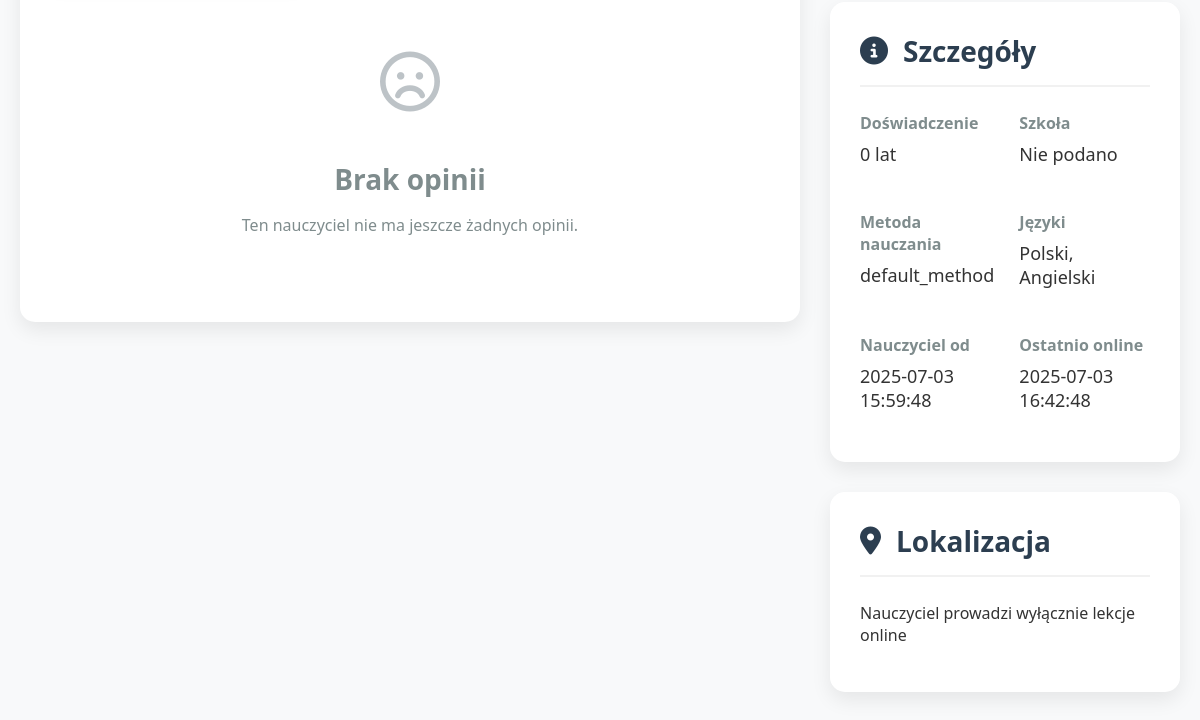
Before: /teacher_profile/5 (signed in, lower part) with the older database file.
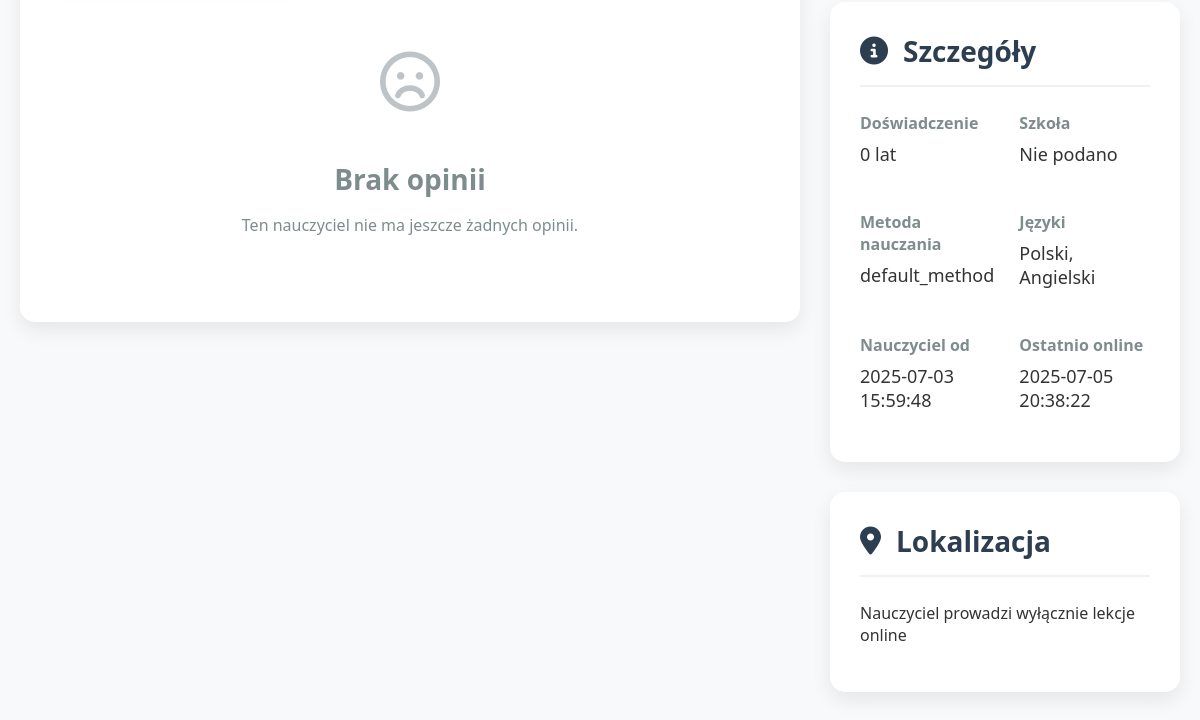
After: the same page with the newer database file.
### tables this page shows
CREATE TABLE users (
                id INTEGER PRIMARY KEY AUTOINCREMENT,
                username TEXT UNIQUE NOT NULL,
                email TEXT UNIQUE NOT NULL,
                hash TEXT NOT NULL,
                role INTEGER DEFAULT 0,
                voivodeship TEXT,
                regional_teacher_id INTEGER,
                first_name TEXT,
                last_name TEXT,
                phone TEXT,
                school TEXT,
                subjects TEXT,
                experience_years INTEGER,
                bio TEXT,
                profile_picture TEXT,
                created_at TIMESTAMP DEFAULT CURRENT_TIMESTAMP,
                is_online INTEGER DEFAULT 0,
                last_online TIMESTAMP,
                teaching_modes TEXT DEFAULT 'online',
                availability_hours INTEGER DEFAULT 8,
                parental_email TEXT,
                password_setup_token TEXT,
                token_expiry TIMESTAMP,
                password_reset_token TEXT,
                password_reset_expiry TIMESTAMP,
                tmethod TEXT DEFAULT 'default_method'
            );

### app.py (the view)
@app.route("/teacher_profile/<int:teacher_id>")
def teacher_profile(teacher_id):
    if "user_id" not in session:
        flash("Musisz być zalogowany, aby przeglądać profile nauczycieli", "error")
        return redirect(url_for("login"))
    db = get_db()
    teacher = db.execute("""
        SELECT u.*, p.city, p.address, p.lat, p.lng,
               rt.username as regional_teacher_name
        FROM users u
        LEFT JOIN pins p ON u.id = p.created_by
        LEFT JOIN users rt ON u.regional_teacher_id = rt.id
        WHERE u.id = ? AND u.role IN (?, ?)
    """, (teacher_id, ROLE_TEACHER, ROLE_REGIONAL_TEACHER)).fetchone()
    if not teacher:
        flash("Nauczyciel nie istnieje", "error")
        return redirect(url_for("index"))
    teacher = row_to_dict(teacher)
    availability = {}
    availability_rows = db.execute("""
        SELECT day_of_week, start_time, end_time, is_available, teaching_mode
        FROM teacher_availability
        WHERE teacher_id = ?
    """, (teacher_id,)).fetchall()
    for row in availability_rows:
        day = row['day_of_week']
        time_slot = f"{row['start_time']} - {row['end_time']}"
        if day not in availability:
            availability[day] = {}
        availability[day][time_slot] = {
            'available': row['is_available'],
            'mode': row['teaching_mode']
        }
    reviews = []
    if db:
        reviews = db.execute("""
            SELECT r.*, u.username as student_name
            FROM reviews r
            JOIN users u ON r.student_id = u.id
            WHERE r.teacher_id = ?
            ORDER BY r.created_at DESC
        """, (teacher_id,)).fetchall()
        reviews = rows_to_dict_list(reviews)
    pricing = db.execute("""
        SELECT price_online, price_in_person
        FROM teacher_pricing
        WHERE teacher_id = ?
    """, (teacher_id,)).fetchone()
    if not pricing:
        pricing = {"price_online": "brak danych", "price_in_person": "brak danych"}
    unread_notifications = 0
    if 'user_id' in session:
        user_id = session['user_id']
        unread_notifications = db.execute("""
                SELECT COUNT(*) as count
                FROM notifications
                WHERE user_id = ? AND is_read = 0
            """, (user_id,)).fetchone()["count"]
    return render_template("teacher_profile.html",
                           teacher=teacher,
                           availability=availability,
                           reviews=reviews,
                           time_slots=generate_time_slots(),
                           datetime=datetime,
                           pricing=pricing,
                           logged_in='user_id' in session,
                           session=session,
                           unread_notifications=unread_notifications)

### app.py (called while the page is built)
def get_db():
    db = getattr(g, '_database', None)
    if db is None:
        db = g._database = sqlite3.connect(DATABASE)
        db.row_factory = sqlite3.Row
    return db

@app.template_filter('format_datetime')
def format_datetime(value, format='%d.%m.%Y %H:%M'):
    if value is None:
        return ""
    try:
        return value.strftime(format)
    except AttributeError:
        return value

@app.teardown_appcontext
def close_connection(exception):
    db = getattr(g, '_database', None)
    if db is not None:
        db.close()

def row_to_dict(row):
    return dict(row) if row else None

def rows_to_dict_list(rows):
    return [dict(row) for row in rows] if rows else []

@app.context_processor
def utility_processor():
    return dict(
        get_day_name=get_day_name,
        get_role_name=get_role_name,
        datetime=datetime,
        timedelta=timedelta,
        format_time_slot=format_time_slot
    )

@app.template_filter('format_date')
def format_date(value):
    if value is None:
        return "Nieznana"
    try:
        dt = datetime.strptime(value, '%Y-%m-%d')
        return dt.strftime('%d.%m.%Y')
    except:
        return value

### templates/teacher_profile.html (shortened to what the changed rows need)
<!DOCTYPE html>
<html lang="pl">
<head>
    <link rel="stylesheet" href="https://cdnjs.cloudflare.com/ajax/libs/font-awesome/6.4.0/css/all.min.css">
</head>
<body>
    <div class="container">
        <div class="profile-content">
            <div class="sidebar">
                <div class="section">
                    <h2 class="section-title"><i class="fas fa-info-circle"></i> Szczegóły</h2>
                    <div class="info-grid">
                        <div class="info-item">
                            <div class="info-label">Doświadczenie</div>
                            <div class="info-value">{{ teacher.experience_years }} lat</div>
                        </div>
                        <div class="info-item">
                            <div class="info-label">Szkoła</div>
                            <div class="info-value">{{ teacher.school or 'Nie podano' }}</div>
                        </div>
                        <div class="info-item">
                            <div class="info-label">Metoda nauczania</div>
                            <div class="info-value">{{ teacher.tmethod or 'Tradycyjna' }}</div>
                        </div>
                        <div class="info-item">
                            <div class="info-label">Nauczyciel od</div>
                            <div class="info-value">{{ teacher.created_at|format_date }}</div>
                        </div>
                        <div class="info-item">
                            <div class="info-label">Ostatnio online</div>
                            <div class="info-value">{{ teacher.last_online|format_datetime }}</div>
                        </div>
                    </div>
                </div>
                <div class="section">
                    <h2 class="section-title"><i class="fas fa-map-marker-alt"></i> Lokalizacja</h2>
                </div>
            </div>
        </div>
    </div>
</body>
</html>

Changed rows visible on the page:
changed users "Nie podano": last_online "2025-07-03 16:42:48" → "2025-07-05 20:38:22"
